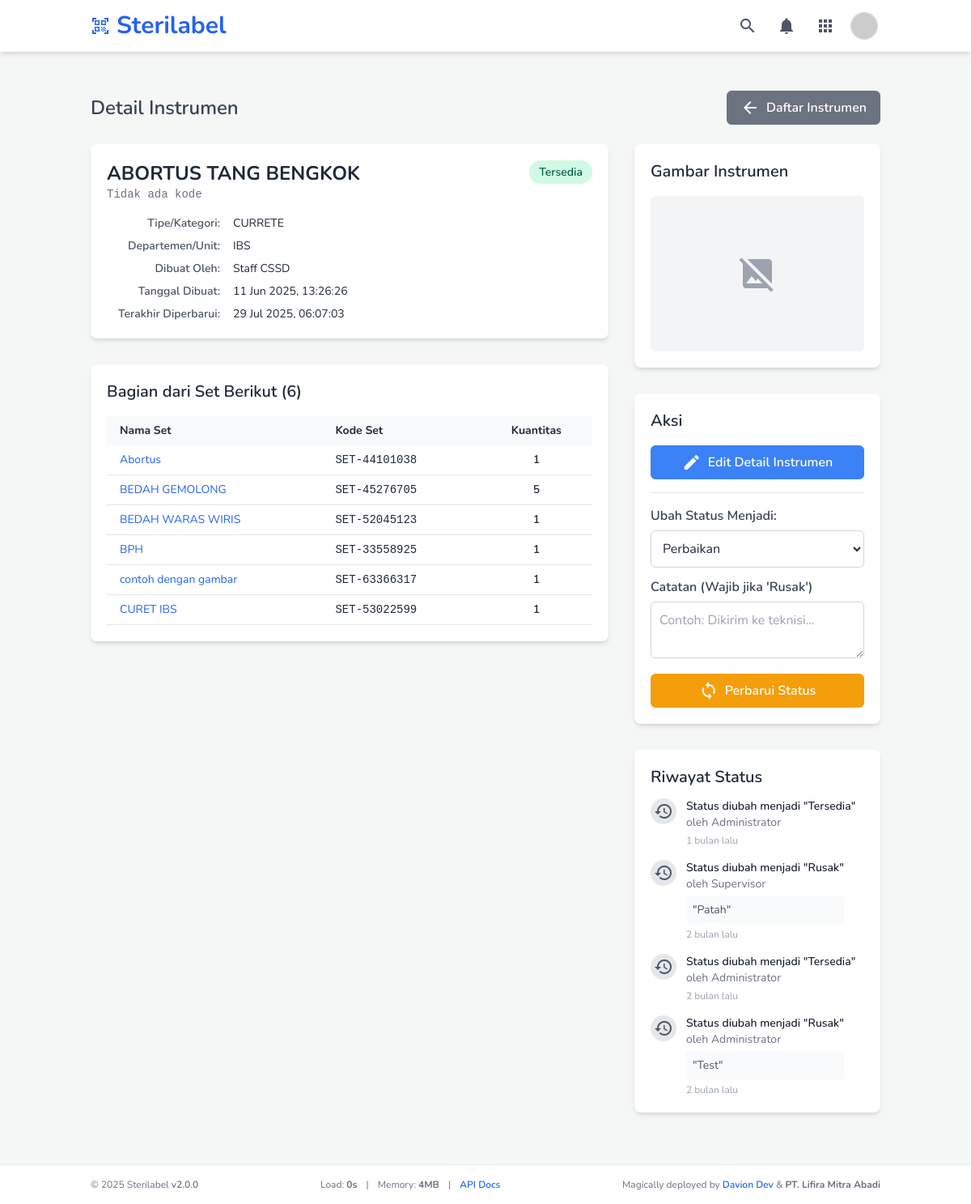
The page /instrument_detail.php?instrument_id=70 (signed in) on the database its author committed.
### tables this page shows
CREATE TABLE `instruments` (
  `instrument_id` int(11) NOT NULL,
  `instrument_name` varchar(255) NOT NULL,
  `instrument_code` varchar(100) DEFAULT NULL,
  `instrument_type_id` int(11) DEFAULT NULL,
  `department_id` int(11) NOT NULL,
  `notes` text DEFAULT NULL,
  `image_filename` varchar(255) DEFAULT NULL,
  `status` varchar(50) NOT NULL DEFAULT 'tersedia',
  `expiry_in_days` int(5) DEFAULT NULL COMMENT 'Masa kedaluwarsa standar untuk instrumen ini dalam hari. NULL berarti menggunakan pengaturan global.',
  `created_by_user_id` int(11) DEFAULT NULL,
  `created_at` timestamp NULL DEFAULT current_timestamp(),
  `updated_at` timestamp NULL DEFAULT current_timestamp() ON UPDATE current_timestamp()
);

CREATE TABLE `instrument_types` (
  `type_id` int(11) NOT NULL,
  `type_name` varchar(100) NOT NULL,
  `is_active` tinyint(1) NOT NULL DEFAULT 1,
  `created_at` timestamp NOT NULL DEFAULT current_timestamp()
);

CREATE TABLE `departments` (
  `department_id` int(11) NOT NULL,
  `department_name` varchar(100) NOT NULL,
  `is_active` tinyint(1) NOT NULL DEFAULT 1,
  `created_at` timestamp NOT NULL DEFAULT current_timestamp()
);

CREATE TABLE `users` (
  `user_id` int(11) NOT NULL,
  `username` varchar(50) NOT NULL,
  `email` varchar(100) DEFAULT NULL,
  `password_hash` varchar(255) NOT NULL,
  `full_name` varchar(100) DEFAULT NULL,
  `role` enum('admin','staff','supervisor') NOT NULL DEFAULT 'staff',
  `created_at` timestamp NULL DEFAULT current_timestamp()
);

CREATE TABLE `instrument_set_items` (
  `set_item_id` int(11) NOT NULL,
  `set_id` int(11) NOT NULL,
  `instrument_id` int(11) NOT NULL,
  `quantity` int(11) NOT NULL DEFAULT 1
);

CREATE TABLE `instrument_sets` (
  `set_id` int(11) NOT NULL,
  `set_name` varchar(255) NOT NULL,
  `set_code` varchar(100) DEFAULT NULL,
  `special_instructions` text DEFAULT NULL,
  `expiry_in_days` int(5) DEFAULT NULL COMMENT 'Masa kedaluwarsa standar untuk set ini dalam hari. NULL berarti menggunakan aturan terpendek dari item di dalamnya atau pengaturan global.',
  `created_by_user_id` int(11) DEFAULT NULL,
  `created_at` timestamp NULL DEFAULT current_timestamp(),
  `updated_at` timestamp NULL DEFAULT current_timestamp() ON UPDATE current_timestamp()
);

CREATE TABLE `instrument_history` (
  `history_id` int(11) NOT NULL,
  `instrument_id` int(11) NOT NULL,
  `changed_to_status` varchar(50) NOT NULL,
  `user_id` int(11) DEFAULT NULL,
  `change_timestamp` timestamp NOT NULL DEFAULT current_timestamp(),
  `notes` text DEFAULT NULL
);

### config.php (called while the page is built, shortened)
<?php
if (!function_exists('getUniversalStatusBadge')) {
    function getUniversalStatusBadge(string $status): array
    {
        $statusLower = strtolower(str_replace(' ', '_', $status));
        $defaultClass = 'bg-gray-100 text-gray-700';
        $defaultText = ucfirst(str_replace('_', ' ', $status));
        $statusMap = [
            'active' => ['text' => 'Aktif', 'class' => 'bg-green-100 text-green-800'],
            'used' => ['text' => 'Telah Digunakan', 'class' => 'bg-blue-100 text-blue-800'],
            'expired' => ['text' => 'Kedaluwarsa', 'class' => 'bg-red-100 text-red-800'],
            'pending_validation' => ['text' => 'Pending Validasi', 'class' => 'bg-yellow-100 text-yellow-800'],
            'recalled' => ['text' => 'Ditarik Kembali', 'class' => 'bg-purple-100 text-purple-700'],
            'voided' => ['text' => 'Dibatalkan', 'class' => 'bg-gray-400 text-white'],
            'persiapan' => ['text' => 'Persiapan', 'class' => 'bg-gray-200 text-gray-800'],
            'menunggu_validasi' => ['text' => 'Menunggu Validasi', 'class' => 'bg-yellow-100 text-yellow-800'],
            'completed' => ['text' => 'Selesai (Lulus)', 'class' => 'bg-green-100 text-green-800'],
            'selesai' => ['text' => 'Selesai (Lulus)', 'class' => 'bg-green-100 text-green-800'],
            'failed' => ['text' => 'Gagal', 'class' => 'bg-red-100 text-red-800'],
            'gagal' => ['text' => 'Gagal', 'class' => 'bg-red-100 text-red-800'],
            'tersedia' => ['text' => 'Tersedia', 'class' => 'bg-green-100 text-green-800'],
            'sterilisasi' => ['text' => 'Sterilisasi', 'class' => 'bg-blue-100 text-blue-800'],
            'perbaikan' => ['text' => 'Perbaikan', 'class' => 'bg-yellow-100 text-yellow-800'],
            'rusak' => ['text' => 'Rusak', 'class' => 'bg-red-100 text-red-800'],
        ];
        return $statusMap[$statusLower] ?? ['text' => $defaultText, 'class' => $defaultClass];
    }
}
if (!function_exists('timeAgo')) {
    function timeAgo(string $datetime): string {
        try {
            $now = new DateTime('now', new DateTimeZone('Asia/Jakarta'));
            $ago = new DateTime($datetime, new DateTimeZone('Asia/Jakarta'));
            $diff = $now->diff($ago);
            $diff->w = floor($diff->d / 7);
            $diff->d -= $diff->w * 7;
            $string = ['y' => 'tahun', 'm' => 'bulan', 'w' => 'minggu', 'd' => 'hari', 'h' => 'jam', 'i' => 'menit', 's' => 'detik'];
            foreach ($string as $k => &$v) {
                if ($diff->$k) $v = $diff->$k . ' ' . $v; else unset($string[$k]);
            }
            return implode(', ', array_slice($string, 0, 1)) . ' lalu';
        } catch (Exception $e) {
            error_log("Error in timeAgo function (config.php): " . $e->getMessage() . " for datetime: " . $datetime);
            return 'tanggal tidak valid';
        }
    }
}

### instrument_detail.php (the view, shortened to what this page needs)
<?php
require_once 'header.php';
$instrumentId = null;
$instrumentData = null;
$setsContainingInstrument = [];
$instrumentHistory = [];
if (isset($_GET['instrument_id']) && is_numeric($_GET['instrument_id'])) {
    $instrumentId = (int)$_GET['instrument_id'];
} else {
    $_SESSION['flash_message'] = ['type' => 'error', 'text' => 'ID Instrumen tidak valid atau tidak disediakan.'];
    header("Location: manage_instruments.php");
    exit;
}
$conn = connectToDatabase();
if ($conn) {
    $sql = "SELECT i.*, u.username as creator_username, u.full_name as creator_full_name, it.type_name, d.department_name
            FROM instruments i
            LEFT JOIN users u ON i.created_by_user_id = u.user_id
            LEFT JOIN instrument_types it ON i.instrument_type_id = it.type_id
            LEFT JOIN departments d ON i.department_id = d.department_id
            WHERE i.instrument_id = ?";
    if ($stmt = $conn->prepare($sql)) {
        $stmt->bind_param("i", $instrumentId);
        $stmt->execute();
        $result = $stmt->get_result();
        if ($result && $result->num_rows === 1) {
            $instrumentData = $result->fetch_assoc();
        } else {
            $pageErrorMessage = "Instrumen tidak ditemukan (ID: " . htmlspecialchars((string)$instrumentId) . ").";
        }
    } else {
        $pageErrorMessage = "Gagal mempersiapkan statement: " . $conn->error;
    }
    if ($instrumentData) {
        $sqlSets = "SELECT s.set_id, s.set_name, s.set_code, isi.quantity
                    FROM instrument_set_items isi
                    JOIN instrument_sets s ON isi.set_id = s.set_id
                    WHERE isi.instrument_id = ? ORDER BY s.set_name ASC";
        if ($stmtSets = $conn->prepare($sqlSets)) {
            $stmtSets->bind_param("i", $instrumentId);
            $stmtSets->execute();
            $resultSets = $stmtSets->get_result();
            while ($rowSet = $resultSets->fetch_assoc()) {
                $setsContainingInstrument[] = $rowSet;
            }
        }
        $sqlHistory = "SELECT h.*, u.full_name as changer_name, u.username as changer_username
                       FROM instrument_history h
                       LEFT JOIN users u ON h.user_id = u.user_id
                       WHERE h.instrument_id = ? ORDER BY h.change_timestamp DESC";
        if ($stmtHistory = $conn->prepare($sqlHistory)) {
            $stmtHistory->bind_param("i", $instrumentId);
            $stmtHistory->execute();
            $resultHistory = $stmtHistory->get_result();
            while ($rowHistory = $resultHistory->fetch_assoc()) {
                $instrumentHistory[] = $rowHistory;
            }
        }
    }
} else {
    $pageErrorMessage = "Koneksi database gagal.";
}
?>
<main class="container mx-auto px-6 py-8">
    <div class="flex flex-wrap justify-between items-center mb-6 gap-4">
        <h2 class="text-2xl font-semibold text-gray-700">
            Detail Instrumen
        </h2>
        <a href="manage_instruments.php" class="btn btn-secondary"><span class="material-icons mr-2">arrow_back</span>Daftar Instrumen</a>
    </div>
    <?php if ($instrumentData): ?>
    <div class="grid grid-cols-1 lg:grid-cols-3 gap-8">
        <div class="lg:col-span-2 space-y-8">
            <div class="card">
                <div class="flex items-start justify-between mb-4">
                    <div>
                        <h3 class="text-2xl font-bold text-gray-800"><?php echo htmlspecialchars($instrumentData['instrument_name']); ?></h3>
                        <p class="font-mono text-sm text-gray-500"><?php echo htmlspecialchars($instrumentData['instrument_code'] ?? 'Tidak ada kode'); ?></p>
                    </div>
                    <?php $statusInfo = getUniversalStatusBadge($instrumentData['status']); ?>
                    <span class="status-badge-lg <?php echo $statusInfo['class']; ?> whitespace-nowrap"><?php echo $statusInfo['text']; ?></span>
                </div>
                 <dl class="detail-grid text-sm">
                    <dt>Tipe/Kategori:</dt><dd><?php echo htmlspecialchars($instrumentData['type_name'] ?? '-'); ?></dd>
                    <dt>Departemen/Unit:</dt><dd><?php echo htmlspecialchars($instrumentData['department_name'] ?? '-'); ?></dd>
                    <dt>Dibuat Oleh:</dt><dd><?php echo htmlspecialchars($instrumentData['creator_full_name'] ?? ($instrumentData['creator_username'] ?? 'N/A')); ?></dd>
                    <dt>Tanggal Dibuat:</dt><dd><?php echo (new DateTime($instrumentData['created_at']))->format('d M Y, H:i:s'); ?></dd>
                    <dt>Terakhir Diperbarui:</dt><dd><?php echo (new DateTime($instrumentData['updated_at']))->format('d M Y, H:i:s'); ?></dd>
                </dl>
            </div>
            <div class="card">
                <h3 class="text-xl font-semibold text-gray-800 mb-4">Bagian dari Set Berikut (<?php echo count($setsContainingInstrument); ?>)</h3>
                <?php if (!empty($setsContainingInstrument)): ?>
                    <div class="overflow-x-auto">
                        <table class="w-full text-sm">
                            <thead class="bg-gray-50"><tr><th class="px-4 py-2 text-left">Nama Set</th><th class="px-4 py-2 text-left">Kode Set</th><th class="px-4 py-2 text-center">Kuantitas</th></tr></thead>
                            <tbody>
                                <?php foreach ($setsContainingInstrument as $set): ?>
                                    <tr class="border-b"><td class="px-4 py-2"><a href="set_detail.php?set_id=<?php echo $set['set_id']; ?>" class="text-blue-600 hover:underline"><?php echo htmlspecialchars($set['set_name']); ?></a></td><td class="px-4 py-2 font-mono"><?php echo htmlspecialchars($set['set_code'] ?? '-'); ?></td><td class="px-4 py-2 text-center font-semibold"><?php echo htmlspecialchars((string)$set['quantity']); ?></td></tr>
                                <?php endforeach; ?>
                            </tbody>
                        </table>
                    </div>
                <?php else: ?><p class="text-gray-600">Instrumen ini tidak tergabung dalam set manapun.</p><?php endif; ?>
            </div>
        </div>
        <div class="lg:col-span-1 space-y-8">
            <div class="card">
                <h3 class="text-xl font-semibold text-gray-800 mb-4">Gambar Instrumen</h3>
                <div class="w-full h-48 bg-gray-100 rounded-md flex items-center justify-center">
                    <?php if (!empty($instrumentData['image_filename']) && file_exists('uploads/instruments/' . $instrumentData['image_filename'])): ?>
                        <img src="uploads/instruments/<?php echo htmlspecialchars($instrumentData['image_filename']); ?>?t=<?php echo time(); ?>" alt="Gambar Instrumen" class="max-h-full max-w-full object-contain">
                    <?php else: ?>
                        <span class="material-icons text-gray-400" style="font-size: 48px;">image_not_supported</span>
                    <?php endif; ?>
                </div>
            </div>
            <div class="card">
                <h3 class="text-xl font-semibold text-gray-800 mb-4">Aksi</h3>
                <div class="space-y-4">
                    <a href="instrument_edit.php?instrument_id=<?php echo $instrumentId; ?>" class="btn btn-primary w-full"><span class="material-icons mr-2">edit</span>Edit Detail Instrumen</a>
                    <div class="border-t pt-4">
                        <form action="php_scripts/instrument_update_status.php" method="POST">
                            <div class="mb-3">
                                <label for="new_status" class="form-label font-medium">Ubah Status Menjadi:</label>
                                <select name="new_status" id="new_status" class="form-select">
                                    <option value="perbaikan" <?php echo $instrumentData['status'] === 'perbaikan' ? 'disabled' : ''; ?>>Perbaikan</option>
                                </select>
                            </div>
                            <div class="mb-3">
                                <label for="status_notes" class="form-label">Catatan (Wajib jika 'Rusak')</label>
                                <textarea name="notes" id="status_notes" rows="2" class="form-input" placeholder="Contoh: Dikirim ke teknisi..."></textarea>
                            </div>
                            <button type="submit" class="btn btn-warning w-full"><span class="material-icons mr-2">sync</span>Perbarui Status</button>
                        </form>
                    </div>
                </div>
            </div>
            <div class="card">
                <h3 class="text-xl font-semibold text-gray-800 mb-3">Riwayat Status</h3>
                <?php if (!empty($instrumentHistory)): ?>
                    <ul class="space-y-4">
                        <?php foreach ($instrumentHistory as $history): ?>
                            <li class="flex space-x-3">
                                <div class="flex-shrink-0">
                                    <span class="h-8 w-8 rounded-full flex items-center justify-center bg-gray-200 text-gray-600"><span class="material-icons text-lg">history</span></span>
                                </div>
                                <div>
                                    <p class="text-sm font-medium text-gray-900">Status diubah menjadi "<?php echo htmlspecialchars(getUniversalStatusBadge($history['changed_to_status'])['text']); ?>"</p>
                                    <p class="text-sm text-gray-500">oleh <?php echo htmlspecialchars($history['changer_name'] ?? ($history['changer_username'] ?? 'Sistem')); ?></p>
                                    <?php if (!empty($history['notes'])): ?>
                                        <p class="mt-1 text-sm text-gray-600 bg-gray-50 p-2 rounded-md">"<?php echo nl2br(htmlspecialchars($history['notes'])); ?>"</p>
                                    <?php endif; ?>
                                    <p class="text-xs text-gray-400 mt-1" title="<?php echo (new DateTime($history['change_timestamp']))->format('d M Y, H:i:s'); ?>"><?php echo timeAgo($history['change_timestamp']); ?></p>
                                </div>
                            </li>
                        <?php endforeach; ?>
                    </ul>
                <?php else: ?><p class="text-gray-600">Belum ada riwayat perubahan status.</p><?php endif; ?>
            </div>
        </div>
    </div>
    <?php endif; ?>
</main>
<?php
require_once 'footer.php';
?>

### rows shown on the page
instruments: instrument_name "ABORTUS TANG BENGKOK", instrument_code "Tidak ada kode", status "Tersedia", instrument_type.type_name "CURRETE", department.department_name "IBS", created_by_user.full_name "Staff CSSD", created_at "11 Jun 2025, 13:26:26", updated_at "29 Jul 2025, 06:07:03"
instrument_set_items: set.set_name "Abortus", set.set_code "SET-44101038", quantity "1"
instrument_set_items: set.set_name "BEDAH GEMOLONG", set.set_code "SET-45276705", quantity "5"
instrument_set_items: set.set_name "BEDAH WARAS WIRIS", set.set_code "SET-52045123", quantity "1"
instrument_set_items: set.set_name "BPH", set.set_code "SET-33558925", quantity "1"
instrument_set_items: set.set_name "contoh dengan gambar", set.set_code "SET-63366317", quantity "1"
instrument_set_items: set.set_name "CURET IBS", set.set_code "SET-53022599", quantity "1"
instrument_history: changed_to_status "Tersedia", user.full_name "Administrator", change_timestamp "1 bulan lalu"
instrument_history: changed_to_status "Rusak", user.full_name "Supervisor", notes "Patah", change_timestamp "2 bulan lalu"
instrument_history: changed_to_status "Tersedia", user.full_name "Administrator", change_timestamp "2 bulan lalu"
instrument_history: changed_to_status "Rusak", user.full_name "Administrator", notes "Test", change_timestamp "2 bulan lalu"

### other values the page prints
$appInstanceName "Sterilabel"
count($setsContainingInstrument) "6"
$appInstanceNameForFooter "Sterilabel"
APP_VERSION "2.0.0"
$memory_usage "4"
